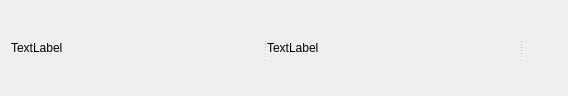
<?xml version="1.0" encoding="UTF-8"?>
<ui version="4.0">
 <class>StatusBarWidget</class>
 <widget class="QWidget" name="StatusBarWidget">
  <property name="geometry">
   <rect>
    <x>0</x>
    <y>0</y>
    <width>568</width>
    <height>96</height>
   </rect>
  </property>
  <property name="windowTitle">
   <string>Form</string>
  </property>
  <layout class="QHBoxLayout" name="horizontalLayout">
   <item>
    <widget class="QSplitter" name="splitter">
     <property name="orientation">
      <enum>Qt::Orientation::Horizontal</enum>
     </property>
     <widget class="QLabel" name="send_label">
      <property name="text">
       <string>TextLabel</string>
      </property>
     </widget>
     <widget class="QLabel" name="receive_label">
      <property name="text">
       <string>TextLabel</string>
      </property>
     </widget>
     <widget class="QLabel" name="time_label">
      <property name="text">
       <string/>
      </property>
     </widget>
    </widget>
   </item>
  </layout>
 </widget>
 <resources/>
 <connections/>
</ui>
